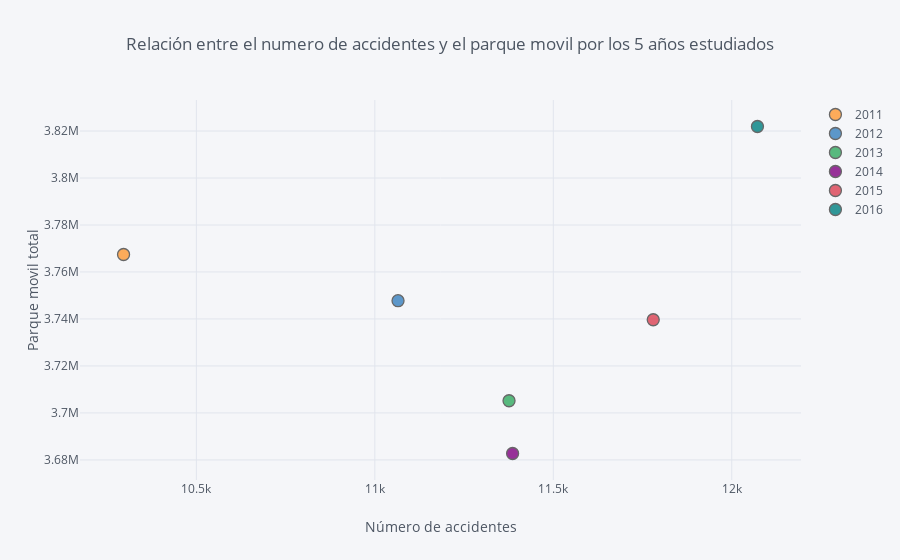

Notebook code for this chart:
### Code cell
#Convertimos la variable año a string para que no falle el gráfico:
bcn_acc_parque['Año'] = bcn_acc_parque['Año'].astype(str)

#Dibujamos un scatter plot con los diferentes ratios:

bcn_acc_parque.iplot(x='Numero_accidentes', y='Total', categories='Año',
                     xTitle='Número de accidentes', yTitle='Parque movil total', 
                     title='Relación entre el numero de accidentes y el parque movil por los 5 años estudiados')

### Figure 1 — Plotly figure (JSON) as saved in the notebook; plotly's stock layout.template omitted (floating-point values rounded to 4 significant figures)
{"data": [{"marker": {"color": "rgba(255, 153, 51, 1.0)", "line": {"width": 1.3}, "opacity": 0.8, "size": 12, "symbol": "circle"}, "mode": "markers", "name": "2011", "textfont": {"color": "#4D5663"}, "type": "scatter", "uid": "54e8e3df-092d-4644-af6a-bc3251733b94", "x": [10296], "y": [3767433]}, {"marker": {"color": "rgba(55, 128, 191, 1.0)", "line": {"width": 1.3}, "opacity": 0.8, "size": 12, "symbol": "circle"}, "mode": "markers", "name": "2012", "textfont": {"color": "#4D5663"}, "type": "scatter", "uid": "00aa7615-6205-46f3-a410-1d8e7afc9502", "x": [11065], "y": [3747770]}, {"marker": {"color": "rgba(50, 171, 96, 1.0)", "line": {"width": 1.3}, "opacity": 0.8, "size": 12, "symbol": "circle"}, "mode": "markers", "name": "2013", "textfont": {"color": "#4D5663"}, "type": "scatter", "uid": "ac8eca48-976c-468e-9d51-e02838bc0e29", "x": [11376], "y": [3705199]}, {"marker": {"color": "rgba(128, 0, 128, 1.0)", "line": {"width": 1.3}, "opacity": 0.8, "size": 12, "symbol": "circle"}, "mode": "markers", "name": "2014", "textfont": {"color": "#4D5663"}, "type": "scatter", "uid": "8f9a85db-0907-4f6c-8949-857c41738d54", "x": [11386], "y": [3682737]}, {"marker": {"color": "rgba(219, 64, 82, 1.0)", "line": {"width": 1.3}, "opacity": 0.8, "size": 12, "symbol": "circle"}, "mode": "markers", "name": "2015", "textfont": {"color": "#4D5663"}, "type": "scatter", "uid": "937cba4f-71d9-4cec-b4a0-43af252a7be0", "x": [11780], "y": [3739662]}, {"marker": {"color": "rgba(0, 128, 128, 1.0)", "line": {"width": 1.3}, "opacity": 0.8, "size": 12, "symbol": "circle"}, "mode": "markers", "name": "2016", "textfont": {"color": "#4D5663"}, "type": "scatter", "uid": "58b7ae0e-342e-42e0-bc2f-44167bb38b47", "x": [12072], "y": [3821925]}], "layout": {"legend": {"bgcolor": "#F5F6F9", "font": {"color": "#4D5663"}}, "paper_bgcolor": "#F5F6F9", "plot_bgcolor": "#F5F6F9", "title": {"font": {"color": "#4D5663"}, "text": "Relación entre el numero de accidentes y el parque movil por los 5 años estudiados"}, "xaxis": {"gridcolor": "#E1E5ED", "showgrid": true, "tickfont": {"color": "#4D5663"}, "title": {"font": {"color": "#4D5663"}, "text": "Número de accidentes"}, "zerolinecolor": "#E1E5ED"}, "yaxis": {"gridcolor": "#E1E5ED", "showgrid": true, "tickfont": {"color": "#4D5663"}, "title": {"font": {"color": "#4D5663"}, "text": "Parque movil total"}, "zerolinecolor": "#E1E5ED"}}}
